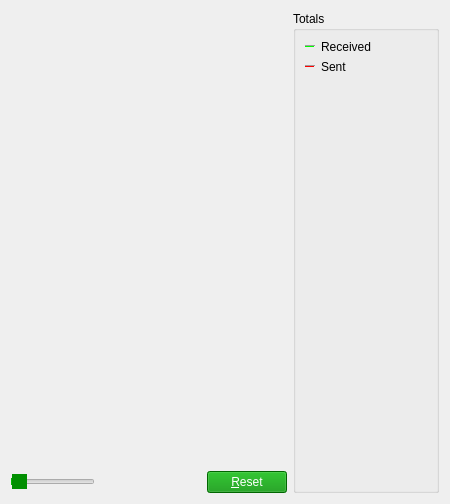
     <widget class="QWidget" name="tab_nettraffic">
      <attribute name="title">
       <string>&amp;Network Traffic</string>
      </attribute>
      <layout class="QHBoxLayout" name="horizontalLayout_3">
       <item>
        <layout class="QVBoxLayout" name="verticalLayout_4">
         <item>
          <widget class="TrafficGraphWidget" name="trafficGraph" native="true">
           <property name="sizePolicy">
            <sizepolicy hsizetype="Expanding" vsizetype="Expanding">
             <horstretch>0</horstretch>
             <verstretch>0</verstretch>
            </sizepolicy>
           </property>
          </widget>
         </item>
         <item>
          <layout class="QHBoxLayout" name="horizontalLayout_2">
           <item>
            <widget class="QSlider" name="sldGraphRange">
             <property name="minimum">
              <number>1</number>
             </property>
             <property name="maximum">
              <number>288</number>
             </property>
             <property name="pageStep">
              <number>12</number>
             </property>
             <property name="value">
              <number>6</number>
             </property>
             <property name="orientation">
              <enum>Qt::Horizontal</enum>
             </property>
             <property name="styleSheet">
             <string notr="true">QSlider::handle:horizontal {background-color: rgb(1, 143, 1)} QSlider::sub-page:horizontal { background-color:  rgb(3, 182, 3)}</string>
             </property>
            </widget>
           </item>
           <item>
            <widget class="QLabel" name="lblGraphRange">
             <property name="minimumSize">
              <size>
               <width>100</width>
               <height>0</height>
              </size>
             </property>
             <property name="alignment">
              <set>Qt::AlignCenter</set>
             </property>
            </widget>
           </item>
           <item>
            <widget class="QPushButton" name="btnClearTrafficGraph">
             <property name="text">
              <string>&amp;Reset</string>
             </property>
             <property name="autoDefault">
              <bool>false</bool>
             </property>
             <property name="styleSheet">
             <string notr="true">QPushButton {background-color: rgb(1, 143, 1);color: #ffffff} QPushButton:hover {background-color: #02d902;color: #ffffff}</string>
    </property>
            </widget>
           </item>
          </layout>
         </item>
        </layout>
       </item>
       <item>
        <layout class="QVBoxLayout" name="verticalLayout">
         <item>
          <widget class="QGroupBox" name="groupBox">
           <property name="title">
            <string>Totals</string>
           </property>
           <layout class="QVBoxLayout" name="verticalLayout_5">
            <item>
             <layout class="QHBoxLayout" name="horizontalLayout_4">
              <item>
               <widget class="Line" name="line">
                <property name="sizePolicy">
                 <sizepolicy hsizetype="Fixed" vsizetype="Fixed">
                  <horstretch>0</horstretch>
                  <verstretch>0</verstretch>
                 </sizepolicy>
                </property>
                <property name="minimumSize">
                 <size>
                  <width>10</width>
                  <height>0</height>
                 </size>
                </property>
                <property name="palette">
                 <palette>
                  <active>
                   <colorrole role="Light">
                    <brush brushstyle="SolidPattern">
                     <color alpha="255">
                      <red>0</red>
                      <green>255</green>
                      <blue>0</blue>
                     </color>
                    </brush>
                   </colorrole>
                  </active>
                  <inactive>
                   <colorrole role="Light">
                    <brush brushstyle="SolidPattern">
                     <color alpha="255">
                      <red>0</red>
                      <green>255</green>
                      <blue>0</blue>
                     </color>
                    </brush>
                   </colorrole>
                  </inactive>
                  <disabled>
                   <colorrole role="Light">
                    <brush brushstyle="SolidPattern">
                     <color alpha="255">
                      <red>0</red>
                      <green>255</green>
                      <blue>0</blue>
                     </color>
                    </brush>
                   </colorrole>
                  </disabled>
                 </palette>
                </property>
                <property name="orientation">
                 <enum>Qt::Horizontal</enum>
                </property>
               </widget>
              </item>
              <item>
               <widget class="QLabel" name="label_16">
                <property name="text">
                 <string>Received</string>
                </property>
               </widget>
              </item>
              <item>
               <widget class="QLabel" name="lblBytesIn">
                <property name="minimumSize">
                 <size>
                  <width>50</width>
                  <height>0</height>
                 </size>
                </property>
                <property name="alignment">
                 <set>Qt::AlignRight|Qt::AlignTrailing|Qt::AlignVCenter</set>
                </property>
               </widget>
              </item>
             </layout>
            </item>
            <item>
             <layout class="QHBoxLayout" name="horizontalLayout_5">
              <item>
               <widget class="Line" name="line_2">
                <property name="sizePolicy">
                 <sizepolicy hsizetype="Fixed" vsizetype="Fixed">
                  <horstretch>0</horstretch>
                  <verstretch>0</verstretch>
                 </sizepolicy>
                </property>
                <property name="minimumSize">
                 <size>
                  <width>10</width>
                  <height>0</height>
                 </size>
                </property>
                <property name="palette">
                 <palette>
                  <active>
                   <colorrole role="Light">
                    <brush brushstyle="SolidPattern">
                     <color alpha="255">
                      <red>255</red>
                      <green>0</green>
                      <blue>0</blue>
                     </color>
                    </brush>
                   </colorrole>
                  </active>
                  <inactive>
                   <colorrole role="Light">
                    <brush brushstyle="SolidPattern">
                     <color alpha="255">
                      <red>255</red>
                      <green>0</green>
                      <blue>0</blue>
                     </color>
                    </brush>
                   </colorrole>
                  </inactive>
                  <disabled>
                   <colorrole role="Light">
                    <brush brushstyle="SolidPattern">
                     <color alpha="255">
                      <red>255</red>
                      <green>0</green>
                      <blue>0</blue>
                     </color>
                    </brush>
                   </colorrole>
                  </disabled>
                 </palette>
                </property>
                <property name="orientation">
                 <enum>Qt::Horizontal</enum>
                </property>
               </widget>
              </item>
              <item>
               <widget class="QLabel" name="label_17">
                <property name="text">
                 <string>Sent</string>
                </property>
               </widget>
              </item>
              <item>
               <widget class="QLabel" name="lblBytesOut">
                <property name="minimumSize">
                 <size>
                  <width>50</width>
                  <height>0</height>
                 </size>
                </property>
                <property name="alignment">
                 <set>Qt::AlignRight|Qt::AlignTrailing|Qt::AlignVCenter</set>
                </property>
               </widget>
              </item>
             </layout>
            </item>
            <item>
             <spacer name="verticalSpacer_4">
              <property name="orientation">
               <enum>Qt::Vertical</enum>
              </property>
              <property name="sizeHint" stdset="0">
               <size>
                <width>20</width>
                <height>407</height>
               </size>
              </property>
             </spacer>
            </item>
           </layout>
          </widget>
         </item>
        </layout>
       </item>
      </layout>
     </widget>
